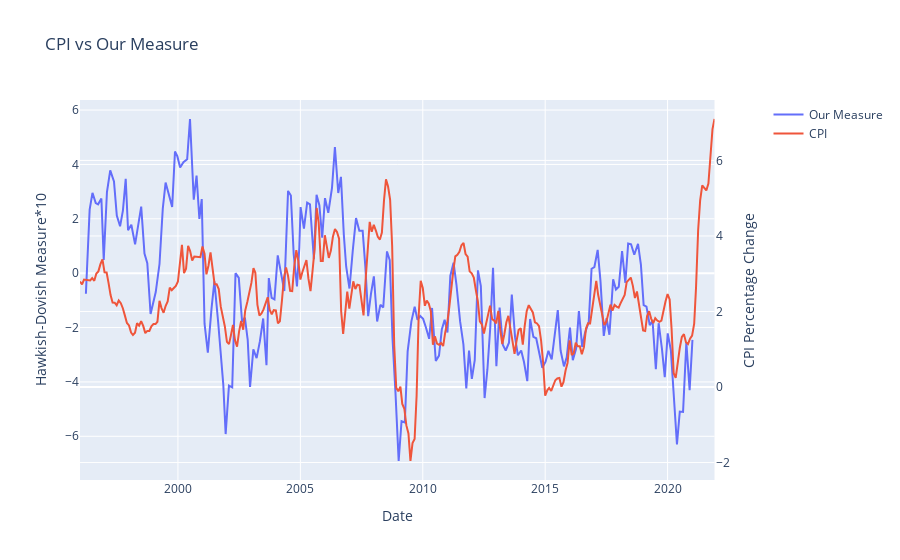

Here is the notebook cell this chart was saved with:
### Markdown cell above
# Beta for Different Maturities of Treasury

| Maturity | Alpha       | Beta       | 
| -------- | ----------- | ---------- | 
| 3 Month  | 2.5581***   | 6.1386***  | 
| 1 Year   | 2.7937***   | 6.3661***  | 
| 10 Year  | 4.0074***   | 4.3534***  | 
| 10Y-1Y   | -1.2137***  | -2.0127*** | 
| 10Y-3M   | 1.4493***   | -1.7851*** |

### Code cell
######################## Comparison with CPI ########################
df_CPI = pd.read_csv("../data/market_data/CPIAUCSL.csv")
df_CPI['DATE'] = pd.to_datetime(df_CPI['DATE'], format='%d-%m-%Y')
df_CPI["CPI_change"] =  df_CPI["CPIAUCSL"].pct_change(12)*100
df_CPI = df_CPI[(df_CPI['DATE'] >= '1996-01-01') & (df_CPI['DATE'] <= '2021-12-31')]

# plot in plotly
# Create figure with secondary y-axis
fig = make_subplots(specs=[[{"secondary_y": True}]])

# Add traces
fig.add_trace(
    go.Scatter(x=df_measure["ReleaseDate"], y=df_measure["our_measure"]*10, name="Our Measure"),
    secondary_y=False,
)

fig.add_trace(
    go.Scatter(x=df_CPI['DATE'], y=df_CPI["CPI_change"], name="CPI"),
    secondary_y=True,
)

# Add figure title
fig.update_layout(
    title_text="CPI vs Our Measure"
)

# Set x-axis title
fig.update_xaxes(title_text="Date")

# Set y-axes titles
fig.update_yaxes(title_text="Hawkish-Dovish Measure*10", secondary_y=False)
fig.update_yaxes(title_text="CPI Percentage Change", secondary_y=True)

fig.show()

### Figure 1 — Plotly figure (JSON) as saved in the notebook; plotly's stock layout.template omitted (floating-point values rounded to 4 significant figures; data arrays with more than 128 entries replaced by an {"elided": "..."} marker saying what was removed)
{"data": [{"name": "Our Measure", "type": "scatter", "x": {"elided": "200 str values"}, "xaxis": "x", "y": {"elided": "200 float values"}, "yaxis": "y"}, {"name": "CPI", "type": "scatter", "x": {"elided": "312 str values"}, "xaxis": "x", "y": {"elided": "312 float values"}, "yaxis": "y2"}], "layout": {"title": {"text": "CPI vs Our Measure"}, "xaxis": {"anchor": "y", "domain": [0, 0.94], "title": {"text": "Date"}}, "yaxis": {"anchor": "x", "domain": [0, 1], "title": {"text": "Hawkish-Dovish Measure*10"}}, "yaxis2": {"anchor": "x", "overlaying": "y", "side": "right", "title": {"text": "CPI Percentage Change"}}}}
